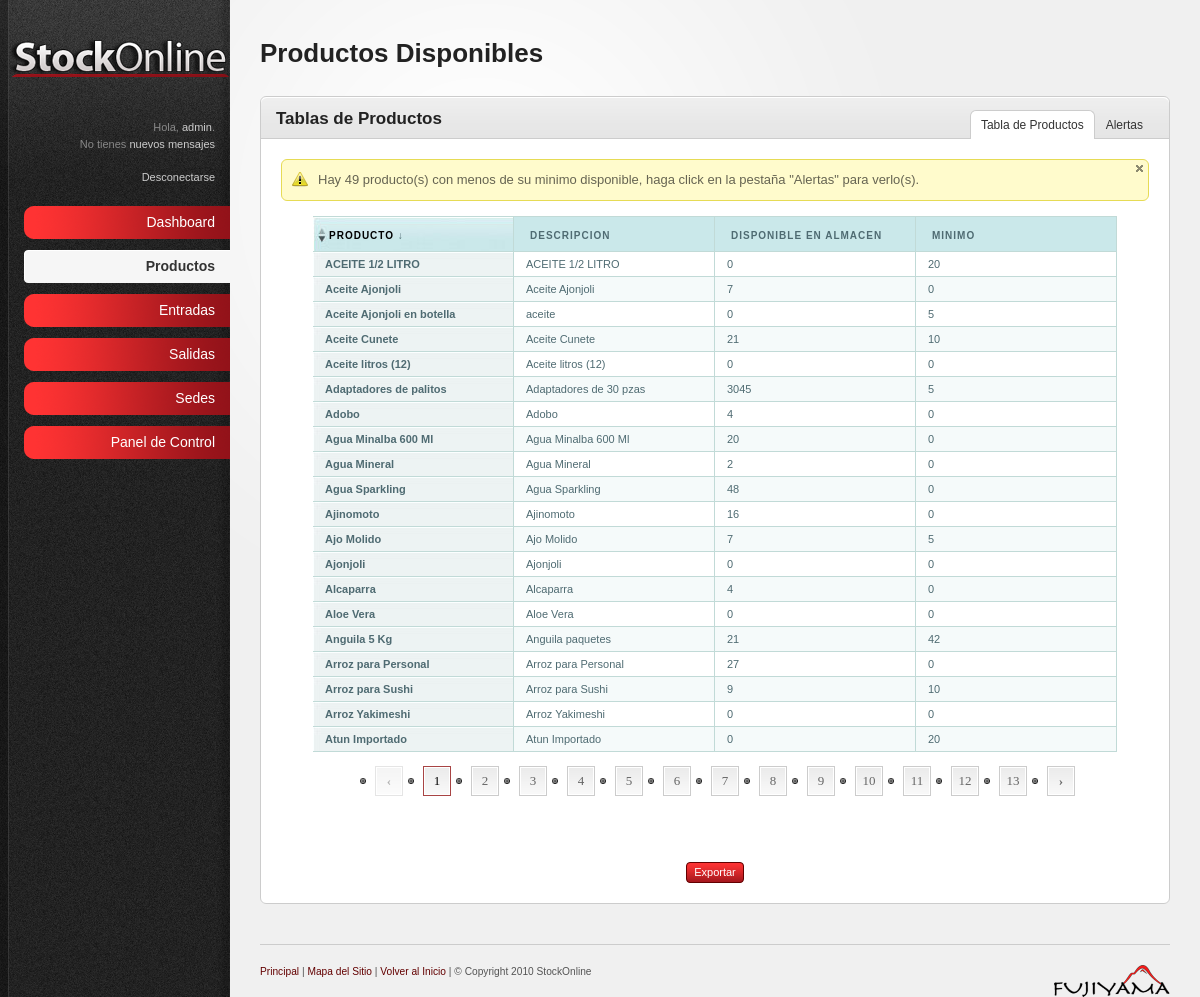
Page /available.php (signed in) on the committed database.
### tables this page shows
CREATE TABLE IF NOT EXISTS `user` (
  `id` int(10) NOT NULL AUTO_INCREMENT,
  `username` text NOT NULL,
  `name` text NOT NULL,
  `lastname` text NOT NULL,
  `sede` int(11) NOT NULL,
  `password` text NOT NULL,
  `rank` int(11) NOT NULL,
  PRIMARY KEY (`id`)
);

CREATE TABLE IF NOT EXISTS `product` (
  `id` int(10) NOT NULL AUTO_INCREMENT,
  `name` text NOT NULL,
  `descripcion` text NOT NULL,
  `instock` int(11) NOT NULL,
  `minimo` int(11) NOT NULL,
  `sede` int(11) NOT NULL,
  `peso` int(11) NOT NULL,
  `critico` int(11) NOT NULL,
  PRIMARY KEY (`id`)
);

### available.php (the view, shortened to what this page needs)
<?php
	$id=$_SESSION["valid_user"];
	$count=mysql_query("select * from `user` where `username`='$id';");
	while ($row = mysql_fetch_assoc($count)) {
    	$name= $row['name'];
	}
	$count=mysql_query("select count(*) from `message` where `receiver`='$id' and `read`=0;");
	$row = mysql_fetch_row($count);
    $messages = $row[0];
?>
<!DOCTYPE html PUBLIC "-//W3C//DTD XHTML 1.0 Strict//EN" "http://www.w3.org/TR/xhtml1/DTD/xhtml1-strict.dtd">
<html xmlns="http://www.w3.org/1999/xhtml">
<head>
<link rel="stylesheet" href="resources/css/reset.css" type="text/css" media="screen" />
<link rel="stylesheet" href="resources/css/style.css" type="text/css" media="screen" />
<link rel="stylesheet" href="resources/css/invalid.css" type="text/css" media="screen" />
<link rel="stylesheet" href="resources/css/table.css"  type="text/css" media="screen" />
</head>
	<body><div id="body-wrapper">
		<div id="sidebar"><div id="sidebar-wrapper">
			<a href="members.php"><img id="logo" src="resources/images/membersLogo.png" alt="StockOnline logo" /></a>
			<div id="profile-links">
			<?php
				echo("Hola, <a href=\"userAccount.php\" title=\"Edit your profile\">$name</a>.<br>");
				if($messages>0){
					echo("Tienes <a href=\"#messages\" rel=\"modal\" title=\"Messages\">$messages Mensaje(s) nuevo</a><br/>");
				} else {
					echo("No tienes <a href=\"#messages\" rel=\"modal\" title=\"Messages\">nuevos mensajes</a><br/>");
				}
			?>
				<br />
				<a href="logout.php" title="Sign Out">Desconectarse</a>
			</div>
			<ul id="main-nav">
				<li>
					<a href="members.php" class="nav-top-item no-submenu">
						Dashboard
					</a>
				</li>
				<li>
					<a href="available.php" class="nav-top-item no-submenu current">
						Productos
					</a>
				</li>
				<li>
					<a href="#" class="nav-top-item">
						Entradas
					</a>
				</li>
				<li>
					<a href="#" class="nav-top-item">
						Salidas
					</a>
				</li>
				<li>
					<a href="#" class="nav-top-item">
						Sedes
					</a>
				</li>
				<li>
					<a href="#" class="nav-top-item">
						Panel de Control
					</a>
				</li>
			</ul>
			</div></div>
		<div id="main-content">
			<?php
				echo("<h2>Productos Disponibles</h2>");
			?>
			<p id="page-intro"></p>
			<div class="content-box" style="text-align:center">
				<div class="content-box-header" style="text-align:center">
				<h3>Tablas de Productos</h3>
					<ul class="content-box-tabs">
						<li><a href="#tab1" class="default-tab">Tabla de Productos</a></li>
						<li><a href="#tab2">Alertas</a></li>
					</ul>
				</div>
				<div class="content-box-content" style="text-align:center">
					<div class="tab-content default-tab" id="tab1" style="text-align:center">
						<table style="margin-left:auto;margin-right:auto;text-align:left" id="theTable" cellpadding="0" cellspacing="0" class="sortable-onload-0 rowstyle-alt colstyle-alt paginate-20">
  							<thead>
  								<tr>
    								<th class="sortable-text">Producto</th>
    								<th class="sortable-text">Descripcion</th>
    								<th class="sortable-numeric">Disponible en Almacen</th>
    								<th class="sortable-numeric">Minimo</th>
  								</tr>
  							</thead>
  							<tbody>
  								<?php
  									$count=mysql_query("select count(*) from product where instock<minimo");
  									$row = mysql_fetch_row($count);
  									if($row[0]>0){
  										print("<div align=\"left\" class=\"notification attention png_bg\"><a href=\"#\" class=\"close\">
  										<img src=\"resources/images/icons/cross_grey_small.png\" title=\"Notificacion\" alt=\"close\" /></a>
  										<div>
										Hay $row[0] producto(s) con menos de su minimo disponible, haga click en la pestaña \"Alertas\" para verlo(s).
										</div>
										</div>");
  									}
									$summat = mysql_query("select * from product");
									while ($row = mysql_fetch_assoc($summat)) {
        								print "<tr><td class=\"sized1\" >$row[name]</td>";
        								print "<td class=\"sized1\">$row[descripcion]</td>";
        								print "<td class=\"sized1\">$row[instock]</td>";
        								print "<td class=\"sized1\">$row[minimo]</td></tr>";
        							}
								?>
  							</tbody>
						</table>
							<br>
							<br>
							<a class="button" target="_blank" href="reports.php?id=1&cols=2">Exportar</a>
					</div>
				</div>
			</div>
			<div id="footer">
				<img src="resources/images/fujiyamalogo.png" alt="Fujiyama" align="right" width="116" height="32" />
				<small>
						<a href="members.php">Principal</a> | <a href="siteMap.php">Mapa del Sitio</a> | <a href="#">Volver al Inicio</a> | &#169; Copyright 2010 StockOnline
				</small>
			</div>
	</body>
</html>

### resources/css/style.css (style rules this page uses)
html { font-size: 100%; height: 100%; margin-bottom: 1px; }
body { font-family: Arial, Helvetica, sans-serif; color: #555; background: #f0f0f0 url('../images/bg-body.gif') top left repeat-y; font-size: 12px; }
#body-wrapper { background: url('../images/bg-radial-gradient.gif') fixed 230px top no-repeat; }
h1, h2, h3, h4, h5, h6 { font-family: Helvetica, Arial, sans-serif; color: #222; font-weight: bold; }
h2 { font-size: 26px; padding: 0 0 10px 0; }
h3 { font-size: 17px; padding: 0 0 10px 0; }
a { color: #630000; text-decoration: none; }
small { font-size: 0.85em; }
p { padding: 5px 0 10px 0; line-height: 1.6em; }
.button { font-family: Verdana, Arial, sans-serif; display: inline-block; background: #630000 url('../images/bg-button-red.png') top left repeat-x !important; border: 1px solid #630000 !important; padding: 4px 7px 4px 7px !important; color: #fff !important; font-size: 11px !important; cursor: pointer; }
#sidebar { background: url('../images/bg-sidebar.gif') top left no-repeat; width: 230px; height: 100%; position: absolute; left: 0; top: 0; color: #888; font-size: 11px; }
#sidebar #sidebar-wrapper { margin: 0 0 0 9px; }
#sidebar a, #sidebar a:active { color:#ccc; }
#sidebar #logo { margin: 40px 0 40px 0; }
#sidebar #profile-links { padding: 0 15px 20px 15px; text-align: right; line-height: 1.5em; }
#sidebar #main-nav { width: 206px; padding: 0; margin: 0 0 0 15px; font-family: Helvetica, Arial, sans-serif; }
#sidebar #main-nav li { list-style: none; padding-bottom: 10px; text-align: right; }
#sidebar #main-nav li a.nav-top-item { background: transparent url('../images/bg-menu-item-red.png') right center no-repeat; padding: 10px 15px; color: #fff; font-size: 14px; cursor: pointer; display: block; text-decoration: none; }
#sidebar #main-nav li a.current { background-image: url('../images/bg-menu-item-current.gif') !important; color: #333; font-weight: bold; }
#main-content { margin: 0 30px 0 260px; padding: 40px 0 0 0; }
#page-intro { font-size: 17px; padding: 0 0 20px 0; }
#footer { border-top: 1px solid #ccc; margin: 40px 0 0 0; padding: 20px 0; font-size: 12px; }
#main-content ul, #main-content ol { padding: 10px 0; }
#main-content ul li { background: url('../images/icons/bullet_black.png') center left no-repeat; padding: 4px 0 4px 20px; }
.content-box { border: 1px solid #ccc; margin: 0 0 20px 0; background: #fff; }
.content-box-header { background: #e5e5e5 url('../images/bg-content-box.gif') top left repeat-x; margin-top: 1px; height: 40px; }
.content-box-header h3 { padding: 12px 15px 10px; float: left; }
ul.content-box-tabs { float: right; padding: 12px 15px 0 0 !important; margin: 0 !important; }
ul.content-box-tabs li { float: left; margin: 0; padding: 0 !important; background-image: none !important; }
ul.content-box-tabs li a { color: #333; padding: 8px 10px; display: block; margin: 1px; border-bottom: 0; }
ul.content-box-tabs li a.current { background: #fff; border: 1px solid #ccc; border-bottom: 0; margin: 0; }
.content-box-content { padding: 20px; font-size: 13px; border-top: 1px solid #ccc; }
.notification { position: relative; margin: 0 0 15px 0; padding: 0; border: 1px solid; background-position: 10px 11px !important; background-repeat: no-repeat !important; font-size: 13px; width: 99.8%; }
.attention { background: #fffbcc url('../images/icons/exclamation.png') 10px 11px no-repeat; border-color: #e6db55; color: #666452; }
.notification div { display:block; font-style:normal; padding: 10px 10px 10px 36px; line-height: 1.5em; }
.notification .close { color:#990000; font-size:9px; position:absolute; right:5px; top:5px; }

### resources/css/invalid.css (style rules this page uses)
.button, #main-content table tfoot td .bulk-actions select, .pagination a.number, form input.text-input, form textarea, form .wysiwyg, form select, .dp-popup { -moz-border-radius: 4px; -webkit-border-radius: 4px; border-radius: 4px; }
.content-box, .content-box-header, ul.content-box-tabs li a.current, .shortcut-button, .notification { -moz-border-radius: 6px; -webkit-border-radius: 6px; border-radius: 6px; }
.content-box-header { -moz-border-radius-bottomleft: 0; -moz-border-radius-bottomright: 0; -webkit-border-bottom-left-radius: 0; -webkit-border-bottom-right-radius: 0; border-bottom-left-radius: 0; border-bottom-right-radius: 0; }
ul.content-box-tabs li a.current { -moz-border-radius-bottomleft: 0; -moz-border-radius-bottomright: 0; -webkit-border-bottom-left-radius: 0; -webkit-border-bottom-right-radius: 0; border-bottom-left-radius: 0; border-bottom-right-radius: 0; }

### rows in the picture
user: name "admin"
product: name "Aceite Ajonjoli", descripcion "Aceite Ajonjoli", instock "7", minimo "0"
product: name "Aceite Cunete", descripcion "Aceite Cunete", instock "21", minimo "10"
product: name "Aceite litros (12)", descripcion "Aceite litros (12)", instock "0", minimo "0"
product: name "Adaptadores de palitos", descripcion "Adaptadores de 30 pzas", instock "3045", minimo "5"
product: name "Adobo", descripcion "Adobo", instock "4", minimo "0"
product: name "Agua Minalba 600 Ml", descripcion "Agua Minalba 600 Ml", instock "20", minimo "0"
product: name "Agua Mineral", descripcion "Agua Mineral", instock "2", minimo "0"
product: name "Agua Sparkling", descripcion "Agua Sparkling", instock "48", minimo "0"
product: name "Ajinomoto", descripcion "Ajinomoto", instock "16", minimo "0"
product: name "Ajo Molido", descripcion "Ajo Molido", instock "7", minimo "5"
product: name "Ajonjoli", descripcion "Ajonjoli", instock "0", minimo "0"
product: name "Alcaparra", descripcion "Alcaparra", instock "4", minimo "0"
product: name "Aloe Vera", descripcion "Aloe Vera", instock "0", minimo "0"
product: name "Anguila 5 Kg", descripcion "Anguila paquetes", instock "21", minimo "42"
product: name "Arroz para Personal", descripcion "Arroz para Personal", instock "27", minimo "0"
product: name "Arroz para Sushi", descripcion "Arroz para Sushi", instock "9", minimo "10"
product: name "Arroz Yakimeshi", descripcion "Arroz Yakimeshi", instock "0", minimo "0"
product: name "Atun Importado", descripcion "Atun Importado", instock "0", minimo "20"
product: name "Aceite Ajonjoli en botella", descripcion "aceite", instock "0", minimo "5"
product: name "ACEITE 1/2 LITRO", descripcion "ACEITE 1/2 LITRO", instock "0", minimo "20"

### other values in the picture
$row[0] "49"
